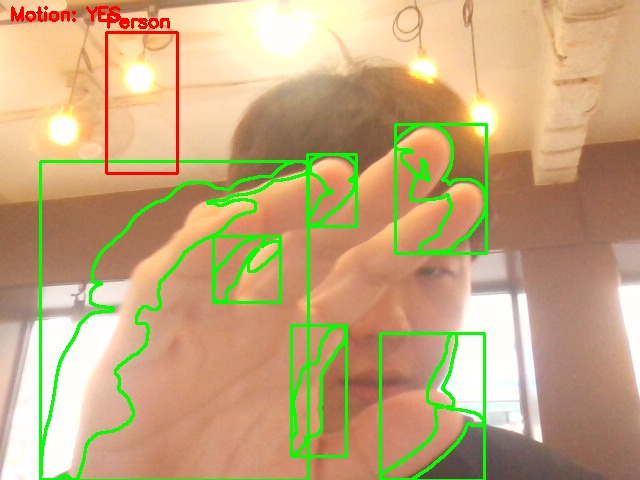
#> input picture 남형진/snapshot_1757914358.jpg, 640 x 480 px, given in place of the camera
$ python motiondetect.py
#> lines starting #> are read from the running program, lines starting #| are printed output that depends on the picture; after the words box and inside, x2 and y2 are one past the last pixel; in counts of white or black regions, pixels touching at a corner belong together
import cv2
import time

def main():
    # 웹캠 열기
    cap = cv2.VideoCapture(0)
    if not cap.isOpened():
        print("❌ 카메라 열기 실패")
        return

    # HOG 보행자 감지기 초기화
    hog = cv2.HOGDescriptor()
    hog.setSVMDetector(cv2.HOGDescriptor_getDefaultPeopleDetector())

    # 첫 프레임 읽기
    ret, prev_frame = cap.read()
#> prev_frame is the input picture: shape (480, 640, 3); mean B, G, R 125.1, 168.4, 196.8
    if not ret:
        print("❌ 첫 프레임 읽기 실패")
        return

    prev_gray = cv2.cvtColor(prev_frame, cv2.COLOR_BGR2GRAY)
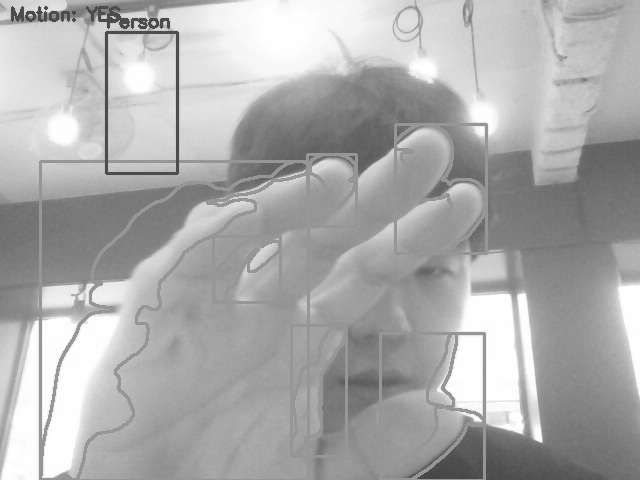
#> prev_gray: shape (480, 640); min 67, max 255, mean 172
    prev_gray = cv2.GaussianBlur(prev_gray, (21, 21), 0)
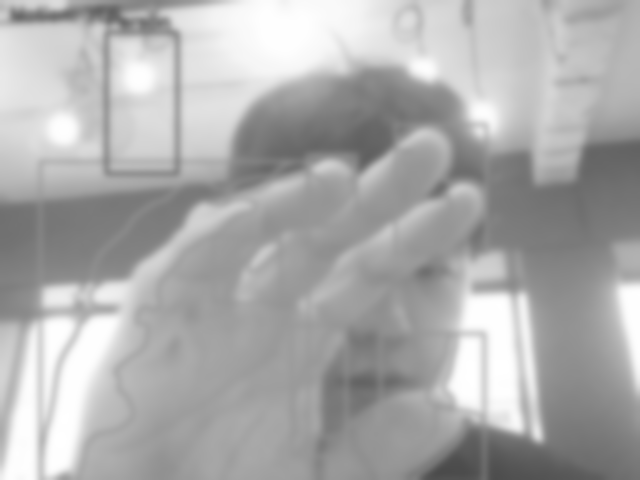
#> prev_gray: shape (480, 640); min 75, max 255, mean 172

    MIN_AREA = 1500  # 최소 영역 픽셀 수 (작은 움직임 무시)
    last_motion_time = 0
    motion_cooldown = 1.0  # 연속 감지 제한 (초)

    while True:
        ret, frame = cap.read()
        if not ret:
            break

        # 흑백 + 블러
        gray = cv2.cvtColor(frame, cv2.COLOR_BGR2GRAY)
        gray = cv2.GaussianBlur(gray, (21, 21), 0)

        # 프레임 차이로 모션 감지
        frame_delta = cv2.absdiff(prev_gray, gray)
#> frame_delta: shape (480, 640); every value is 0
        _, thresh = cv2.threshold(frame_delta, 25, 255, cv2.THRESH_BINARY)
        thresh = cv2.dilate(thresh, None, iterations=2)

        contours, _ = cv2.findContours(thresh.copy(), cv2.RETR_EXTERNAL, cv2.CHAIN_APPROX_SIMPLE)
#> contours = []
        motion_detected = False

        # 초록 박스 + 윤곽선 표시
        for contour in contours:
            if cv2.contourArea(contour) < MIN_AREA:
                continue
            (x, y, w, h) = cv2.boundingRect(contour)
            cv2.rectangle(frame, (x, y), (x + w, y + h), (0, 255, 0), 2)  # 초록 박스
            cv2.drawContours(frame, [contour], -1, (0, 255, 0), 2)          # 윤곽선
            motion_detected = True
#> this loop made 0 passes

        # 모션 로그
        now = time.time()
        if motion_detected and (now - last_motion_time) > motion_cooldown:
            last_motion_time = now
            print(f"[{time.strftime('%H:%M:%S')}] Motion detected!")

        # 사람 탐지 (HOG 보행자)
        rects, weights = hog.detectMultiScale(frame, winStride=(8,8))
#> rects = (); weights = ()
        for (x, y, w, h) in rects:
            cv2.rectangle(frame, (x, y), (x + w, y + h), (0, 0, 255), 2)  # 빨간 박스
            cv2.putText(frame, "Person", (x, y - 5), cv2.FONT_HERSHEY_SIMPLEX,
                        0.6, (0, 0, 255), 2)

        # 모션 상태 텍스트
        cv2.putText(frame, f"Motion: {'YES' if motion_detected else 'NO'}", (10, 20),
                    cv2.FONT_HERSHEY_SIMPLEX, 0.6,
                    (0, 0, 255) if motion_detected else (255, 0, 0), 2)
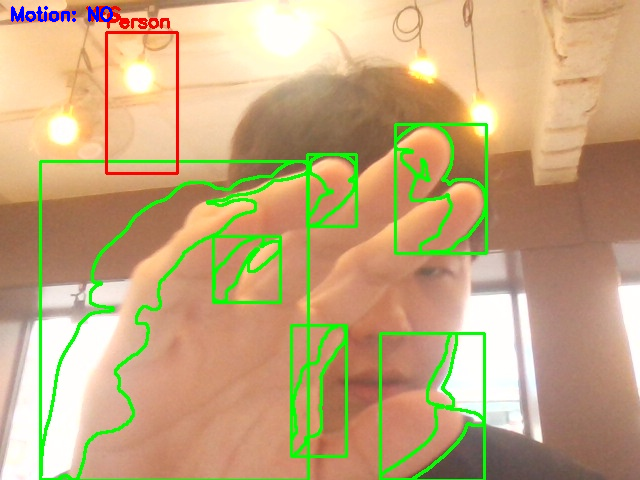
#> frame: shape (480, 640, 3); 0.23% of pixels changed, all inside (x1, y1, x2, y2) = (11, 6, 113, 22)

        cv2.imshow('Motion Camera', frame)
        prev_gray = gray

        key = cv2.waitKey(1) & 0xFF
#> (key q is pressed here)
        if key == ord('q'):
            break
        elif key == ord('s'):
            # s 키 누르면 스냅샷 저장
            ts = int(time.time())
            filename = f"snapshot_{ts}.jpg"
            cv2.imwrite(filename, frame)
            print("Saved", filename)

    cap.release()
    cv2.destroyAllWindows()

if __name__ == "__main__":
    main()

$ run again, on 남형진/snapshot_1757914360.jpg
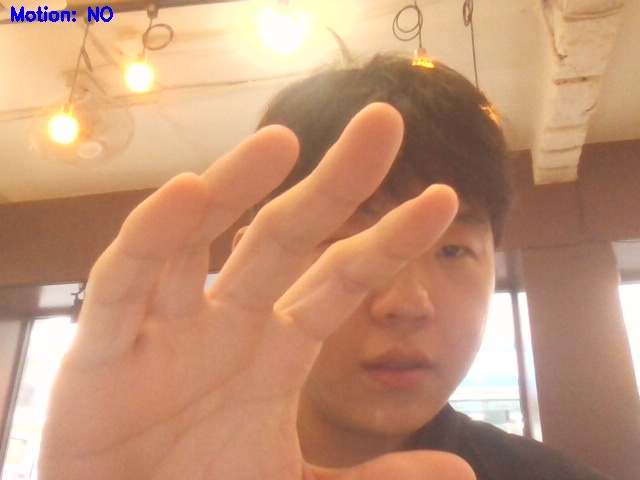
#> input picture 남형진/snapshot_1757914360.jpg, 640 x 480 px, given in place of the camera
#> in main, prev_frame is the input picture: shape (480, 640, 3); mean B, G, R 118.7, 148.7, 194.6
#> in main, `prev_gray = cv2.GaussianBlur(prev_gray, (21, 21), 0)`:
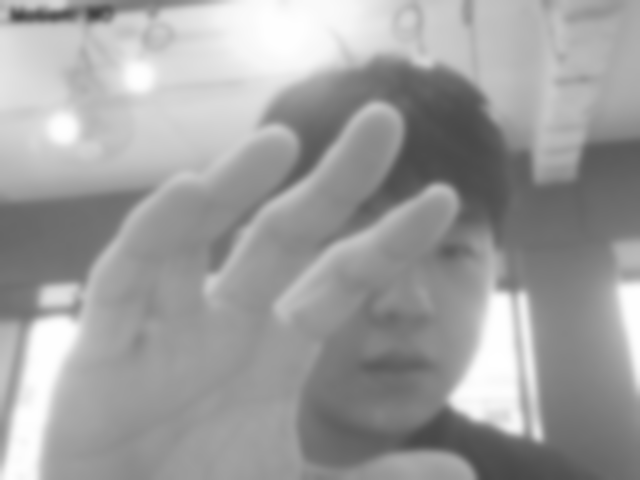
#> prev_gray: shape (480, 640); min 67, max 255, mean 159
#> frame_delta: shape (480, 640); every value is 0
#> contours = []
#> rects = ()
#> in main, `cv2.putText(frame, f"Motion: {'YES' if motion_detected else 'NO'}", (1..`:
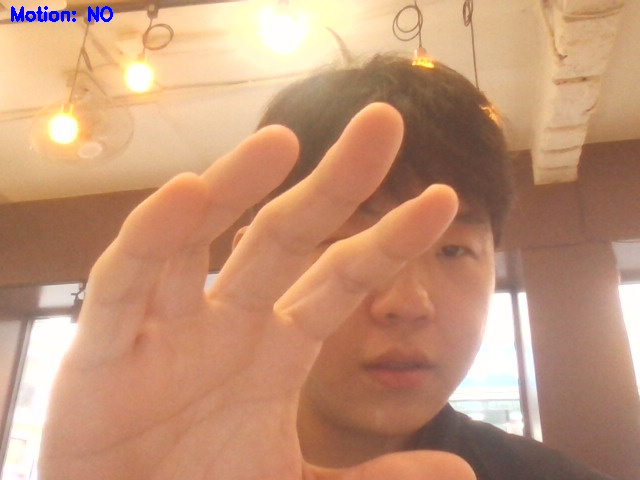
#> frame: shape (480, 640, 3); 0.23% of pixels changed, all inside (x1, y1, x2, y2) = (11, 6, 113, 22)

$ run again, on 남형진/snapshot_1757914361.jpg
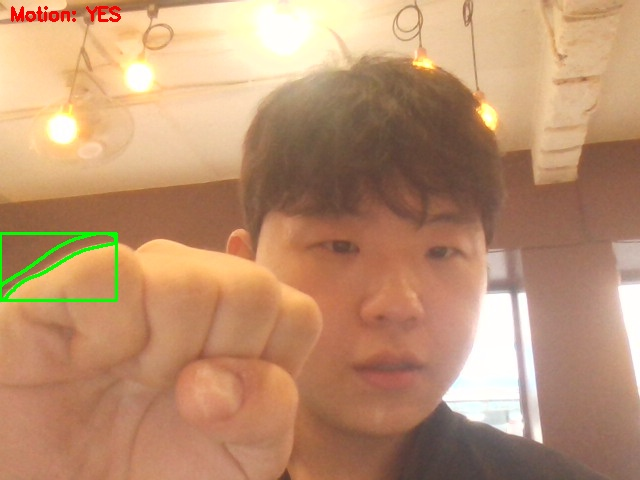
#> input picture 남형진/snapshot_1757914361.jpg, 640 x 480 px, given in place of the camera
#> in main, prev_frame is the input picture: shape (480, 640, 3); mean B, G, R 112, 145.4, 188.2
#> in main, `prev_gray = cv2.cvtColor(prev_frame, cv2.COLOR_BGR2GRAY)`:
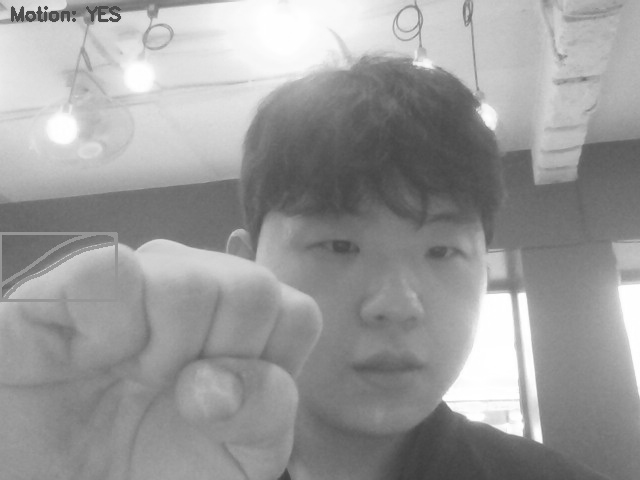
#> prev_gray: shape (480, 640); min 61, max 255, mean 154.4
#> frame_delta: shape (480, 640); every value is 0
#> contours = []
#> rects = ()
#> in main, `cv2.putText(frame, f"Motion: {'YES' if motion_detected else 'NO'}", (1..`:
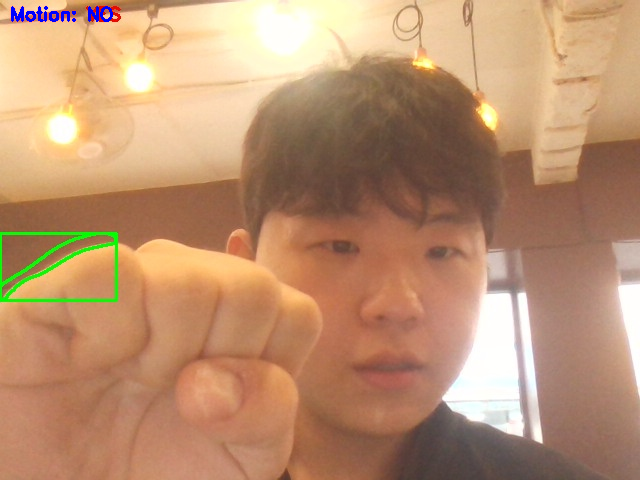
#> frame: shape (480, 640, 3); 0.23% of pixels changed, all inside (x1, y1, x2, y2) = (11, 6, 113, 22)
